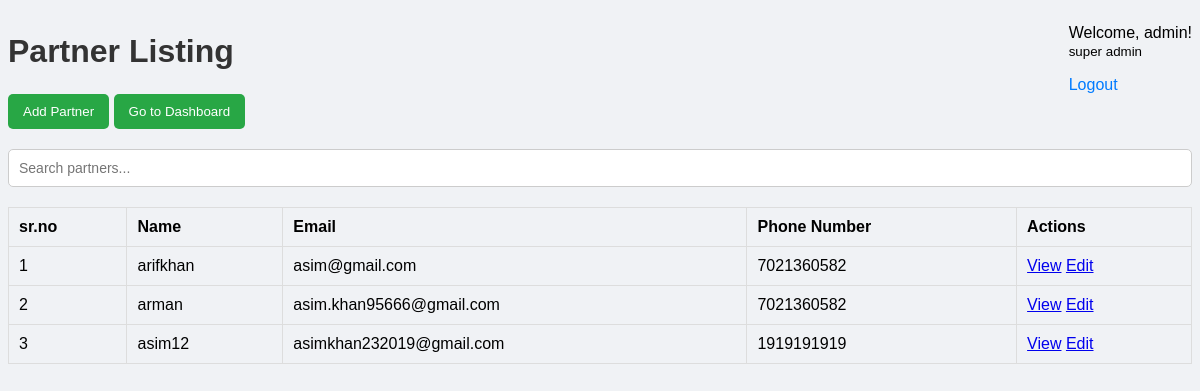
Page /partners/ (signed in) on the committed database.
### panel/models.py (models this page shows, shortened)
class Partner(models.Model):
    name = models.CharField(max_length=100)
    email = models.EmailField()
    phone = models.CharField(max_length=15)
    created_at = models.DateTimeField(auto_now_add=True)

### panel/views.py (the view)
# urls.py: path('partners/', partner_list, name='partner_list'),
@login_required
def partner_list(request):
    partners = Partner.objects.all()
    return render(request, 'partner_list.html', {'partners': partners})

### panel/templates/partner_list.html (shortened to what this page needs)
{% load static %}
<!DOCTYPE html>
<html lang="en">
<head>
    <link rel="stylesheet" href="{% static 'css/dashboard.css' %}">
</head>
<body>
    <div class="partner-listing-container">
        <header>
            <h1>Partner Listing</h1>
            <nav>
                <p>Welcome, {{ user.username }}! <br><small>super admin</small></p>
                <a href="{% url 'admin_login' %}">Logout</a>
            </nav>
        </header>
        <section class="partner-list-header">
            <button onclick="window.location.href='{% url 'add_partner' %}'" class="add-partner-button">Add Partner</button>
            <button onclick="window.location.href='{% url 'dashboard' %}'" class="add-partner-button">Go to Dashboard</button>
            <input type="text" id="partner-search" placeholder="Search partners..." onkeyup="filterPartners()" class="search-bar">
        </section>
        <table id="partner-table">
            <thead>
                <tr>
                    <th>sr.no</th>
                    <th>Name</th>
                    <th>Email</th>
                    <th>Phone Number</th>
                    <th>Actions</th>
                </tr>
            </thead>
            <tbody>
                {% for partner in partners %}
                <tr>
                    <td>{{ partner.id }}</td>
                    <td>{{ partner.name }}</td>
                    <td>{{ partner.email }} </td>
                    <td>{{ partner.phone }} </td>
                    <td>
                        <a href="{% url 'partner_details' partner.id %}">View</a>
                        <a href="{% url 'edit_partner' partner.id %}">Edit</a>
                    </td>
                </tr>
                {% empty %}
                <tr>
                    <td colspan="5">No partners found.</td>
                </tr>
                {% endfor %}
            </tbody>
        </table>
    </div>
</body>
</html>

### panel/static/css/dashboard.css (style rules this page uses)
body { font-family: Arial, sans-serif; background-color: #f0f2f5; }
header { display: flex; justify-content: space-between; align-items: center; }
h1 { color: #333; }
nav a { text-decoration: none; color: #007bff; }
input[type="text"] { padding: 10px; margin-bottom: 20px; width: 100%; border-radius: 5px; border: 1px solid #ccc; }
table { width: 100%; border-collapse: collapse; }
table th, table td { border: 1px solid #ddd; padding: 10px; text-align: left; }
.add-partner-button { padding: 10px 15px; background-color: #28a745; color: white; border: none; border-radius: 5px; cursor: pointer; margin-bottom: 20px; }
.search-bar { width: 120px; padding: 5px; border: 1px solid #ccc; border-radius: 4px; font-size: 14px; margin-right: 10px; box-sizing: border-box; }

### rows in the picture
Partner: id "1", name "arifkhan", email "asim@gmail.com", phone "7021360582"
Partner: id "2", name "arman", email "asim.khan95666@gmail.com", phone "7021360582"
Partner: id "3", name "asim12", email "asimkhan232019@gmail.com", phone "1919191919"

### other values in the picture
{{ user.username }} "admin"
